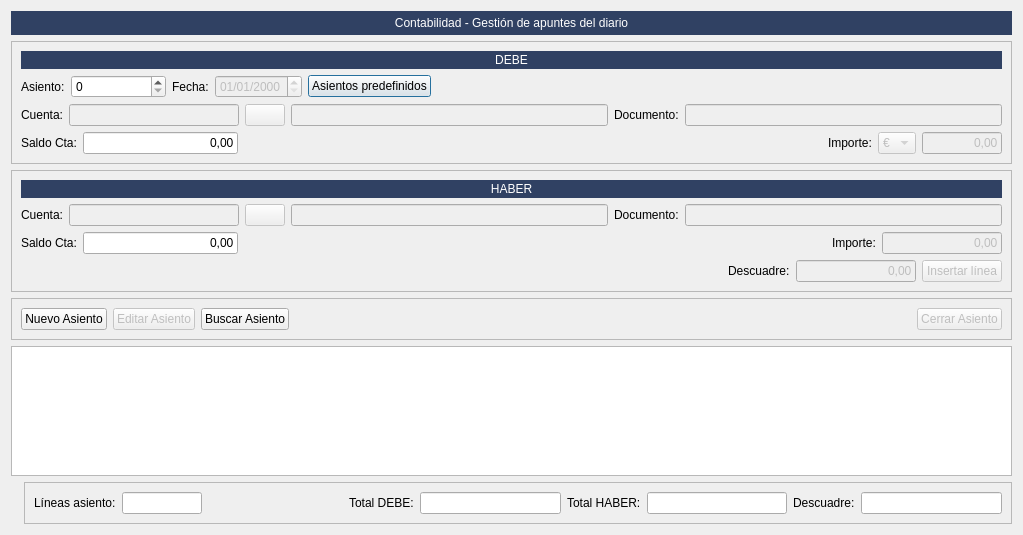
<?xml version="1.0" encoding="UTF-8"?>
<ui version="4.0">
 <class>FrmEntrada_apuntes</class>
 <widget class="QDialog" name="FrmEntrada_apuntes">
  <property name="geometry">
   <rect>
    <x>0</x>
    <y>0</y>
    <width>1023</width>
    <height>535</height>
   </rect>
  </property>
  <property name="windowTitle">
   <string>Dialog</string>
  </property>
  <layout class="QGridLayout" name="gridLayout_2">
   <item row="0" column="0" colspan="2">
    <widget class="QLabel" name="label_70">
     <property name="minimumSize">
      <size>
       <width>266</width>
       <height>24</height>
      </size>
     </property>
     <property name="styleSheet">
      <string notr="true">color: rgb(255, 255, 255);
font: 14pt &quot;Sans Serif&quot;;
background-color: #304163;</string>
     </property>
     <property name="text">
      <string>Contabilidad - Gestión de apuntes del diario</string>
     </property>
     <property name="alignment">
      <set>Qt::AlignCenter</set>
     </property>
    </widget>
   </item>
   <item row="1" column="0" colspan="2">
    <widget class="QFrame" name="frame">
     <property name="frameShape">
      <enum>QFrame::StyledPanel</enum>
     </property>
     <property name="frameShadow">
      <enum>QFrame::Raised</enum>
     </property>
     <layout class="QGridLayout" name="gridLayout">
      <item row="1" column="0" colspan="6">
       <layout class="QHBoxLayout" name="horizontalLayout_3">
        <item>
         <widget class="QLabel" name="label">
          <property name="text">
           <string>Asiento:</string>
          </property>
         </widget>
        </item>
        <item>
         <widget class="QSpinBox" name="txtnum_asiento">
          <property name="minimumSize">
           <size>
            <width>95</width>
            <height>0</height>
           </size>
          </property>
          <property name="maximum">
           <number>999999999</number>
          </property>
         </widget>
        </item>
        <item>
         <widget class="QLabel" name="label_2">
          <property name="text">
           <string>Fecha:</string>
          </property>
         </widget>
        </item>
        <item>
         <widget class="QDateEdit" name="txtfecha_asiento">
          <property name="enabled">
           <bool>false</bool>
          </property>
          <property name="displayFormat">
           <string>dd/MM/yyyy</string>
          </property>
         </widget>
        </item>
        <item>
         <widget class="QPushButton" name="pushButton">
          <property name="text">
           <string>Asientos predefinidos</string>
          </property>
         </widget>
        </item>
        <item>
         <spacer name="horizontalSpacer_4">
          <property name="orientation">
           <enum>Qt::Horizontal</enum>
          </property>
          <property name="sizeHint" stdset="0">
           <size>
            <width>40</width>
            <height>20</height>
           </size>
          </property>
         </spacer>
        </item>
       </layout>
      </item>
      <item row="3" column="3">
       <widget class="QLabel" name="label_6">
        <property name="text">
         <string>Importe:</string>
        </property>
       </widget>
      </item>
      <item row="3" column="4">
       <widget class="QComboBox" name="cbo_moneda">
        <property name="enabled">
         <bool>false</bool>
        </property>
        <item>
         <property name="text">
          <string>€</string>
         </property>
        </item>
        <item>
         <property name="text">
          <string>$</string>
         </property>
        </item>
        <item>
         <property name="text">
          <string>&amp;</string>
         </property>
        </item>
       </widget>
      </item>
      <item row="2" column="0" colspan="6">
       <layout class="QHBoxLayout" name="horizontalLayout_5">
        <item>
         <widget class="QLabel" name="label_3">
          <property name="text">
           <string>Cuenta:</string>
          </property>
         </widget>
        </item>
        <item>
         <widget class="QLineEdit" name="txtcuenta_debe">
          <property name="enabled">
           <bool>false</bool>
          </property>
          <property name="maximumSize">
           <size>
            <width>170</width>
            <height>16777215</height>
           </size>
          </property>
         </widget>
        </item>
        <item>
         <widget class="QPushButton" name="btnbuscar_cuenta_debe">
          <property name="enabled">
           <bool>false</bool>
          </property>
          <property name="text">
           <string/>
          </property>
          <property name="icon">
           <iconset resource="../maya.qrc">
            <normaloff>:/Icons/PNG/search.png</normaloff>:/Icons/PNG/search.png</iconset>
          </property>
          <property name="iconSize">
           <size>
            <width>19</width>
            <height>19</height>
           </size>
          </property>
         </widget>
        </item>
        <item>
         <widget class="QLineEdit" name="txtdesc_cuenta_debe">
          <property name="enabled">
           <bool>false</bool>
          </property>
         </widget>
        </item>
        <item>
         <widget class="QLabel" name="label_4">
          <property name="text">
           <string>Documento:</string>
          </property>
         </widget>
        </item>
        <item>
         <widget class="QLineEdit" name="txtdocumento_debe">
          <property name="enabled">
           <bool>false</bool>
          </property>
         </widget>
        </item>
       </layout>
      </item>
      <item row="0" column="0" colspan="6">
       <widget class="QLabel" name="label_18">
        <property name="minimumSize">
         <size>
          <width>0</width>
          <height>18</height>
         </size>
        </property>
        <property name="styleSheet">
         <string notr="true">background-color:  #304163;
color: rgb(255, 255, 255);
</string>
        </property>
        <property name="text">
         <string>DEBE</string>
        </property>
        <property name="alignment">
         <set>Qt::AlignCenter</set>
        </property>
       </widget>
      </item>
      <item row="3" column="5">
       <widget class="QLineEdit" name="txtimporte_debe">
        <property name="enabled">
         <bool>false</bool>
        </property>
        <property name="minimumSize">
         <size>
          <width>80</width>
          <height>0</height>
         </size>
        </property>
        <property name="maximumSize">
         <size>
          <width>120</width>
          <height>16777215</height>
         </size>
        </property>
        <property name="text">
         <string>0,00</string>
        </property>
        <property name="alignment">
         <set>Qt::AlignRight|Qt::AlignTrailing|Qt::AlignVCenter</set>
        </property>
       </widget>
      </item>
      <item row="3" column="2">
       <spacer name="horizontalSpacer">
        <property name="orientation">
         <enum>Qt::Horizontal</enum>
        </property>
        <property name="sizeHint" stdset="0">
         <size>
          <width>747</width>
          <height>20</height>
         </size>
        </property>
       </spacer>
      </item>
      <item row="3" column="0">
       <widget class="QLabel" name="label_14">
        <property name="text">
         <string>Saldo Cta:</string>
        </property>
       </widget>
      </item>
      <item row="3" column="1">
       <widget class="QLineEdit" name="lineEdit">
        <property name="minimumSize">
         <size>
          <width>155</width>
          <height>0</height>
         </size>
        </property>
        <property name="maximumSize">
         <size>
          <width>155</width>
          <height>16777215</height>
         </size>
        </property>
        <property name="text">
         <string>0,00</string>
        </property>
        <property name="alignment">
         <set>Qt::AlignRight|Qt::AlignTrailing|Qt::AlignVCenter</set>
        </property>
       </widget>
      </item>
     </layout>
    </widget>
   </item>
   <item row="2" column="0" colspan="2">
    <widget class="QFrame" name="frame_4">
     <property name="frameShape">
      <enum>QFrame::StyledPanel</enum>
     </property>
     <property name="frameShadow">
      <enum>QFrame::Raised</enum>
     </property>
     <layout class="QVBoxLayout" name="verticalLayout">
      <item>
       <widget class="QLabel" name="label_17">
        <property name="minimumSize">
         <size>
          <width>0</width>
          <height>18</height>
         </size>
        </property>
        <property name="styleSheet">
         <string notr="true">background-color:  #304163;
color: rgb(255, 255, 255);
</string>
        </property>
        <property name="text">
         <string>HABER</string>
        </property>
        <property name="alignment">
         <set>Qt::AlignCenter</set>
        </property>
       </widget>
      </item>
      <item>
       <layout class="QHBoxLayout" name="horizontalLayout_6">
        <item>
         <widget class="QLabel" name="label_15">
          <property name="text">
           <string>Cuenta:</string>
          </property>
         </widget>
        </item>
        <item>
         <widget class="QLineEdit" name="txtcuenta_haber">
          <property name="enabled">
           <bool>false</bool>
          </property>
          <property name="maximumSize">
           <size>
            <width>170</width>
            <height>16777215</height>
           </size>
          </property>
         </widget>
        </item>
        <item>
         <widget class="QPushButton" name="btnbuscar_cuenta_haber">
          <property name="enabled">
           <bool>false</bool>
          </property>
          <property name="text">
           <string/>
          </property>
          <property name="icon">
           <iconset resource="../maya.qrc">
            <normaloff>:/Icons/PNG/search.png</normaloff>:/Icons/PNG/search.png</iconset>
          </property>
          <property name="iconSize">
           <size>
            <width>19</width>
            <height>19</height>
           </size>
          </property>
         </widget>
        </item>
        <item>
         <widget class="QLineEdit" name="txtdesc_cuenta_haber">
          <property name="enabled">
           <bool>false</bool>
          </property>
         </widget>
        </item>
        <item>
         <widget class="QLabel" name="label_13">
          <property name="text">
           <string>Documento:</string>
          </property>
         </widget>
        </item>
        <item>
         <widget class="QLineEdit" name="txtdoc_haber">
          <property name="enabled">
           <bool>false</bool>
          </property>
         </widget>
        </item>
       </layout>
      </item>
      <item>
       <layout class="QHBoxLayout" name="horizontalLayout_7">
        <item>
         <widget class="QLabel" name="label_19">
          <property name="text">
           <string>Saldo Cta:</string>
          </property>
         </widget>
        </item>
        <item>
         <widget class="QLineEdit" name="lineEdit_2">
          <property name="maximumSize">
           <size>
            <width>155</width>
            <height>16777215</height>
           </size>
          </property>
          <property name="text">
           <string>0,00</string>
          </property>
          <property name="alignment">
           <set>Qt::AlignRight|Qt::AlignTrailing|Qt::AlignVCenter</set>
          </property>
         </widget>
        </item>
        <item>
         <spacer name="horizontalSpacer_3">
          <property name="orientation">
           <enum>Qt::Horizontal</enum>
          </property>
          <property name="sizeHint" stdset="0">
           <size>
            <width>335</width>
            <height>20</height>
           </size>
          </property>
         </spacer>
        </item>
        <item>
         <widget class="QLabel" name="label_12">
          <property name="text">
           <string>Importe:</string>
          </property>
         </widget>
        </item>
        <item>
         <widget class="QLineEdit" name="txtimporte_haber">
          <property name="enabled">
           <bool>false</bool>
          </property>
          <property name="maximumSize">
           <size>
            <width>120</width>
            <height>16777215</height>
           </size>
          </property>
          <property name="text">
           <string>0,00</string>
          </property>
          <property name="alignment">
           <set>Qt::AlignRight|Qt::AlignTrailing|Qt::AlignVCenter</set>
          </property>
         </widget>
        </item>
       </layout>
      </item>
      <item>
       <layout class="QHBoxLayout" name="horizontalLayout_2">
        <item>
         <spacer name="horizontalSpacer_5">
          <property name="orientation">
           <enum>Qt::Horizontal</enum>
          </property>
          <property name="sizeHint" stdset="0">
           <size>
            <width>40</width>
            <height>20</height>
           </size>
          </property>
         </spacer>
        </item>
        <item>
         <widget class="QLabel" name="label_16">
          <property name="text">
           <string>Descuadre:</string>
          </property>
         </widget>
        </item>
        <item>
         <widget class="QLineEdit" name="txtdescuadre_linea">
          <property name="enabled">
           <bool>false</bool>
          </property>
          <property name="maximumSize">
           <size>
            <width>120</width>
            <height>16777215</height>
           </size>
          </property>
          <property name="text">
           <string>0,00</string>
          </property>
          <property name="alignment">
           <set>Qt::AlignRight|Qt::AlignTrailing|Qt::AlignVCenter</set>
          </property>
          <property name="readOnly">
           <bool>true</bool>
          </property>
         </widget>
        </item>
        <item>
         <widget class="QPushButton" name="btnanadir_linea">
          <property name="enabled">
           <bool>false</bool>
          </property>
          <property name="text">
           <string>Insertar línea</string>
          </property>
          <property name="icon">
           <iconset resource="../maya.qrc">
            <normaloff>:/Icons/PNG/add.png</normaloff>:/Icons/PNG/add.png</iconset>
          </property>
         </widget>
        </item>
       </layout>
      </item>
     </layout>
    </widget>
   </item>
   <item row="3" column="0" colspan="2">
    <widget class="QFrame" name="frame_3">
     <property name="frameShape">
      <enum>QFrame::StyledPanel</enum>
     </property>
     <property name="frameShadow">
      <enum>QFrame::Raised</enum>
     </property>
     <layout class="QHBoxLayout" name="horizontalLayout_4">
      <item>
       <widget class="QPushButton" name="btnnuevo_asiento">
        <property name="text">
         <string>Nuevo Asiento</string>
        </property>
        <property name="icon">
         <iconset resource="../maya.qrc">
          <normaloff>:/Icons/PNG/add.png</normaloff>:/Icons/PNG/add.png</iconset>
        </property>
        <property name="iconSize">
         <size>
          <width>17</width>
          <height>17</height>
         </size>
        </property>
       </widget>
      </item>
      <item>
       <widget class="QPushButton" name="btneditar_asiento">
        <property name="enabled">
         <bool>false</bool>
        </property>
        <property name="text">
         <string>Editar Asiento</string>
        </property>
        <property name="icon">
         <iconset resource="../maya.qrc">
          <normaloff>:/Icons/PNG/edit.png</normaloff>:/Icons/PNG/edit.png</iconset>
        </property>
        <property name="iconSize">
         <size>
          <width>17</width>
          <height>17</height>
         </size>
        </property>
       </widget>
      </item>
      <item>
       <widget class="QPushButton" name="btnbuscar_asiento">
        <property name="text">
         <string>Buscar Asiento</string>
        </property>
        <property name="icon">
         <iconset resource="../maya.qrc">
          <normaloff>:/Icons/PNG/search.png</normaloff>:/Icons/PNG/search.png</iconset>
        </property>
        <property name="iconSize">
         <size>
          <width>17</width>
          <height>17</height>
         </size>
        </property>
       </widget>
      </item>
      <item>
       <spacer name="horizontalSpacer_2">
        <property name="orientation">
         <enum>Qt::Horizontal</enum>
        </property>
        <property name="sizeHint" stdset="0">
         <size>
          <width>40</width>
          <height>20</height>
         </size>
        </property>
       </spacer>
      </item>
      <item>
       <widget class="QPushButton" name="btncerrar_asiento">
        <property name="enabled">
         <bool>false</bool>
        </property>
        <property name="text">
         <string>Cerrar Asiento</string>
        </property>
        <property name="icon">
         <iconset resource="../maya.qrc">
          <normaloff>:/Icons/PNG/OK.png</normaloff>:/Icons/PNG/OK.png</iconset>
        </property>
        <property name="iconSize">
         <size>
          <width>17</width>
          <height>17</height>
         </size>
        </property>
       </widget>
      </item>
     </layout>
    </widget>
   </item>
   <item row="4" column="0" colspan="2">
    <widget class="QTableView" name="tabla_asientos">
     <property name="alternatingRowColors">
      <bool>true</bool>
     </property>
     <property name="selectionMode">
      <enum>QAbstractItemView::SingleSelection</enum>
     </property>
     <property name="selectionBehavior">
      <enum>QAbstractItemView::SelectRows</enum>
     </property>
    </widget>
   </item>
   <item row="5" column="0">
    <widget class="QLabel" name="label_7">
     <property name="maximumSize">
      <size>
       <width>87</width>
       <height>50</height>
      </size>
     </property>
     <property name="text">
      <string/>
     </property>
     <property name="pixmap">
      <pixmap resource="../maya.qrc">:/Icons/PNG/NeuX.png</pixmap>
     </property>
     <property name="scaledContents">
      <bool>true</bool>
     </property>
    </widget>
   </item>
   <item row="5" column="1">
    <widget class="QFrame" name="frame_2">
     <property name="frameShape">
      <enum>QFrame::StyledPanel</enum>
     </property>
     <property name="frameShadow">
      <enum>QFrame::Raised</enum>
     </property>
     <layout class="QHBoxLayout" name="horizontalLayout">
      <item>
       <widget class="QLabel" name="label_8">
        <property name="text">
         <string>Líneas asiento:</string>
        </property>
       </widget>
      </item>
      <item>
       <widget class="QLineEdit" name="txtlineas_asiento">
        <property name="maximumSize">
         <size>
          <width>80</width>
          <height>16777215</height>
         </size>
        </property>
        <property name="alignment">
         <set>Qt::AlignRight|Qt::AlignTrailing|Qt::AlignVCenter</set>
        </property>
        <property name="readOnly">
         <bool>true</bool>
        </property>
       </widget>
      </item>
      <item>
       <spacer name="horizontalSpacer_6">
        <property name="orientation">
         <enum>Qt::Horizontal</enum>
        </property>
        <property name="sizeHint" stdset="0">
         <size>
          <width>40</width>
          <height>20</height>
         </size>
        </property>
       </spacer>
      </item>
      <item>
       <widget class="QLabel" name="label_9">
        <property name="text">
         <string>Total DEBE:</string>
        </property>
       </widget>
      </item>
      <item>
       <widget class="QLineEdit" name="txttotal_debe">
        <property name="alignment">
         <set>Qt::AlignRight|Qt::AlignTrailing|Qt::AlignVCenter</set>
        </property>
        <property name="readOnly">
         <bool>true</bool>
        </property>
       </widget>
      </item>
      <item>
       <widget class="QLabel" name="label_10">
        <property name="text">
         <string>Total HABER:</string>
        </property>
       </widget>
      </item>
      <item>
       <widget class="QLineEdit" name="txttotal_haber">
        <property name="alignment">
         <set>Qt::AlignRight|Qt::AlignTrailing|Qt::AlignVCenter</set>
        </property>
        <property name="readOnly">
         <bool>true</bool>
        </property>
       </widget>
      </item>
      <item>
       <widget class="QLabel" name="label_11">
        <property name="text">
         <string>Descuadre:</string>
        </property>
       </widget>
      </item>
      <item>
       <widget class="QLineEdit" name="txtdescuadre_asiento">
        <property name="alignment">
         <set>Qt::AlignRight|Qt::AlignTrailing|Qt::AlignVCenter</set>
        </property>
        <property name="readOnly">
         <bool>true</bool>
        </property>
       </widget>
      </item>
     </layout>
    </widget>
   </item>
  </layout>
  <zorder>tabla_asientos</zorder>
  <zorder>frame</zorder>
  <zorder>label_7</zorder>
  <zorder>frame_2</zorder>
  <zorder>frame_3</zorder>
  <zorder>frame_4</zorder>
  <zorder>label_70</zorder>
 </widget>
 <tabstops>
  <tabstop>txtfecha_asiento</tabstop>
  <tabstop>txtcuenta_debe</tabstop>
  <tabstop>btnbuscar_cuenta_debe</tabstop>
  <tabstop>txtdesc_cuenta_debe</tabstop>
  <tabstop>txtdocumento_debe</tabstop>
  <tabstop>cbo_moneda</tabstop>
  <tabstop>txtimporte_debe</tabstop>
  <tabstop>txtcuenta_haber</tabstop>
  <tabstop>btnbuscar_cuenta_haber</tabstop>
  <tabstop>txtdesc_cuenta_haber</tabstop>
  <tabstop>txtdoc_haber</tabstop>
  <tabstop>txtimporte_haber</tabstop>
  <tabstop>txtdescuadre_linea</tabstop>
  <tabstop>btnanadir_linea</tabstop>
  <tabstop>btnnuevo_asiento</tabstop>
  <tabstop>btneditar_asiento</tabstop>
  <tabstop>btnbuscar_asiento</tabstop>
  <tabstop>btncerrar_asiento</tabstop>
  <tabstop>tabla_asientos</tabstop>
  <tabstop>txtlineas_asiento</tabstop>
  <tabstop>txttotal_debe</tabstop>
  <tabstop>txttotal_haber</tabstop>
  <tabstop>txtdescuadre_asiento</tabstop>
 </tabstops>
 <resources>
  <include location="../maya.qrc"/>
 </resources>
 <connections/>
</ui>
